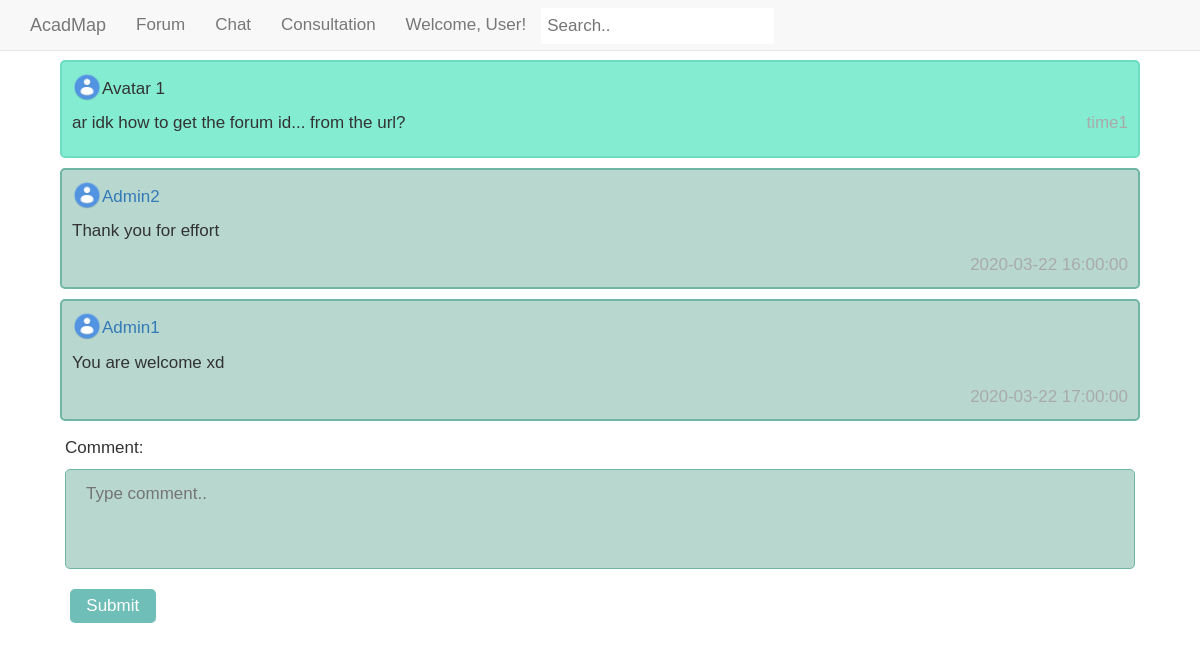
The page /forum_related/post.php on the database as committed earlier.
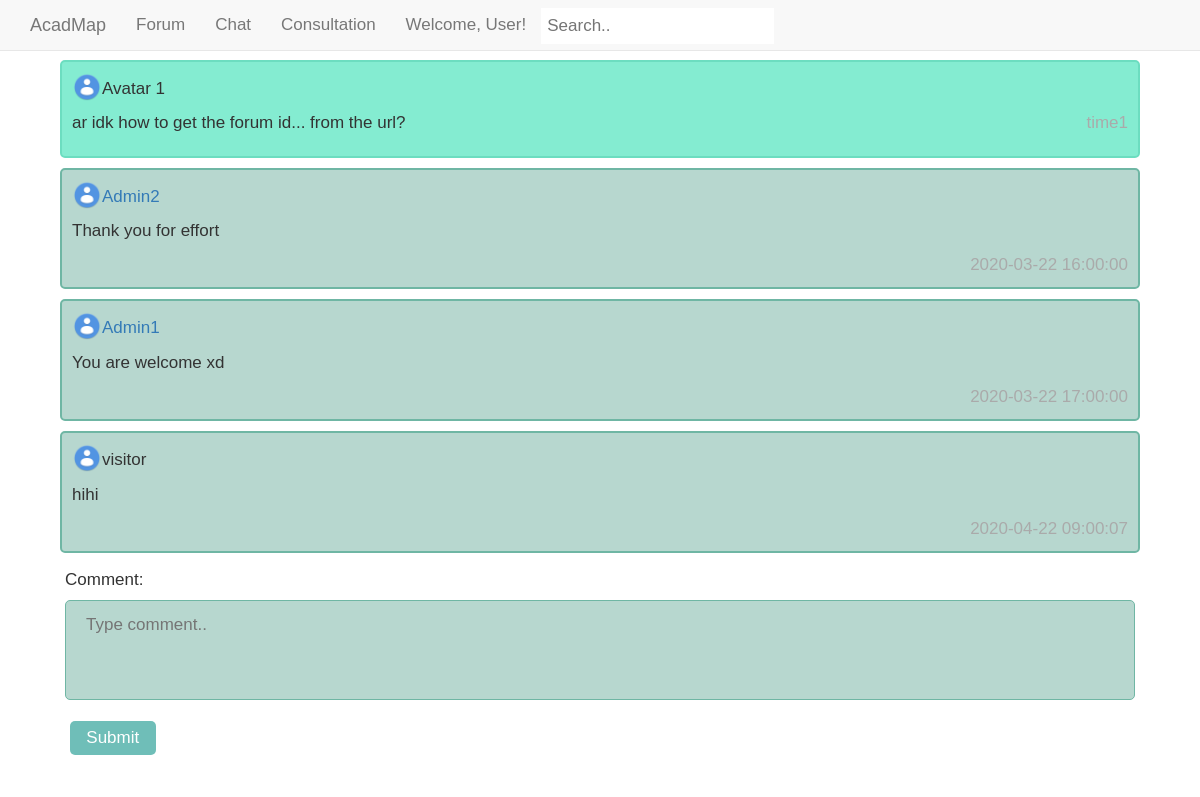
The same page on the database as committed later.
### tables this page shows
CREATE TABLE `comment` (
  `comment_id` int(8) UNSIGNED NOT NULL,
  `comment_date_time` timestamp NOT NULL DEFAULT current_timestamp(),
  `post_id` int(8) UNSIGNED NOT NULL,
  `comments_content` text NOT NULL,
  `author_name` varchar(8) NOT NULL
);

### forum_related/post.php (the view, shortened to what this page needs)
<!DOCTYPE html>
<html>
<head>
  <link rel="stylesheet" href="../css/bootstrap.min.css">
  <link rel="stylesheet" href="../css/main.css">
    <link rel="stylesheet" href="../css/post.css">
</head>
<body>
<nav class="navbar navbar-default navbar-fixed-top">
  <div class="container">
    <a href="#" class="navbar-brand">AcadMap</a>
    <div class="container-fluid">
      <ul class="nav navbar-nav">
        <li><a href="#">Forum</a></li>
        <li><a href="#">Chat</a></li>
        <li><a href="#">Consultation</a></li>
        <input type="text" placeholder="Search..">
        <li><a href="#">Welcome, User!</a></li>
      </ul>
    </div>
  </div>
</nav>
<div class="content1">
<div class="container1">
  <img class="left" src="../assets/avatar.png" alt="Avatar1" height="30" width="30">
  <p class="name">Avatar 1</p>
  <span class="time-right">time1</span>
  <p>ar idk how to get the forum id... from the url?</p>
</div>
<?php
  $servername = "localhost";
  $username = "root";
  $password = "";
  $conn = new mysqli($servername, $username, $password, 'AcadMap');
  $commentsql = "SELECT * FROM comment";
  $commentResult = mysqli_query($conn,$commentsql);
  $col = mysqli_num_rows($commentResult);
  for ($x = 0; $x < $col; $x++) {
    $Commentinfo = mysqli_fetch_array($commentResult);
    $aname = $Commentinfo['author_name'];
    if($aname=='visitor'){
      echo "<div class=\"container1 reply\">
            <img class=\"left\" src=\"../assets/avatar.png\" alt=\"Avatar1\" height=\"30\" width=\"30\">
            <p class=\"name\">".$Commentinfo['author_name']."</p>
            <p>".$Commentinfo['comments_content']."</p>
            <span class=\"time-right\">".$Commentinfo['comment_date_time']."</span>
            </div>";
    }
    else{
      $sql = "SELECT * FROM user WHERE username='$aname'";
      $Result = mysqli_query($conn,$sql);
      $info = mysqli_fetch_array($Result);
      $aid = $info['user_id'];
      echo "<div class=\"container1 reply\">
            <img class=\"left\" src=\"../assets/avatar.png\" alt=\"Avatar1\" height=\"30\" width=\"30\">
            <p class=\"name\"> <a href='othersprofile.php?uid=$aid'>".$Commentinfo['author_name']."</a></p>
            <p>".$Commentinfo['comments_content']."</p>
            <span class=\"time-right\">".$Commentinfo['comment_date_time']."</span>
            </div>";
    }
  }
?>
<form action="process.php" class="form-container" method="get">
Comment:<br>
  <textarea type="text" placeholder="Type comment.." name="cmt"></textarea>
  <input class="btn2" type="submit" onclick="history.go(0);">
</form>
</div>
</body>
</html>

### css/main.css (style rules this page uses)
body { padding-top: 50px; }
.time-right { float: right; color: #aaaaaa; }
.navbar input[type=text] { float: right; padding: 6px; margin-top: 8px; margin-right: 16px; border: none; font-size: 17px; }

### css/post.css (style rules this page uses)
body { margin: 0; font-size: 17px; font-family: Arial, Helvetica, sans-serif; }
.time-right { float: right; color: #aaa; }
.container1 { border: 2px solid #6CDDC0; background-color: #84ECD1; border-radius: 5px; padding: 10px; margin: 10px 0; }
.reply { border-color: #6FB6A4; background-color: #B7D7CF; }
.container1::after { content: ""; clear: both; display: table; }
.form-container { padding: 5px; background-color: white; }
.form-container textarea { height: 100px; width: 100%; padding: 12px 20px; margin: 8px 0; box-sizing: border-box; border-radius: 5px; border-color: #6FB6A4; background-color: #B7D7CF; resize: none; min-height: 20px; }
.content1 { padding: 0; margin: 2px auto 2px auto; width: 90%; }
.btn2 { font-size: 17px; background-color: rgb(76, 175, 167); color: white; border-radius: 5px; padding: 5px; margin: 5px; border: none; cursor: pointer; width: 8%; margin-bottom:10px; opacity: 0.8; text-align:center; }
.left { float: left; }
.name { padding: 5px 0px 0px 30px; }

Rows that differ between the two databases and show on the page:
added comment: author_name "visitor", comments_content "hihi", comment_date_time "2020-04-22 09:00:07"
